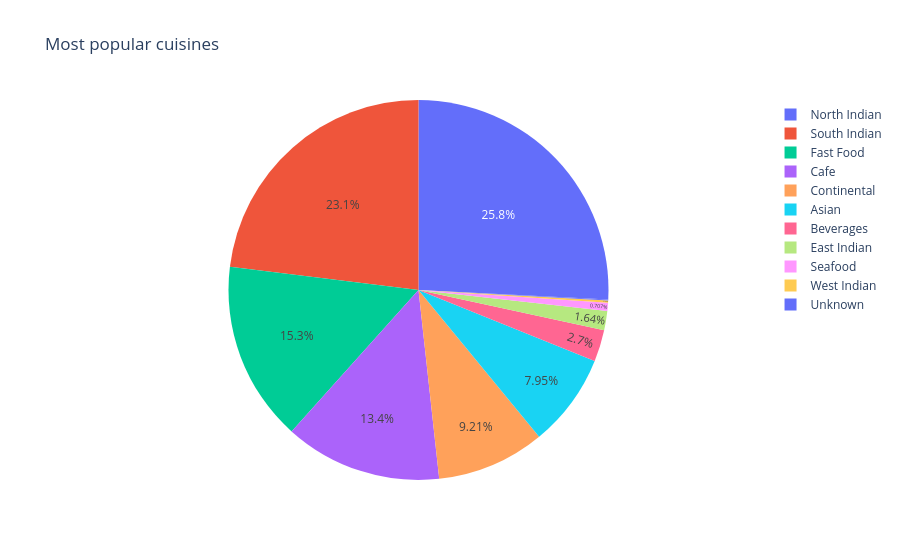

Notebook code cell kept with this figure:
### Code cell
# 4. Which cuisines are most popular?

cuisine_df = df["cuisines"].value_counts().reset_index()
cuisine_df

px.pie(
    cuisine_df, values="count", color="cuisines", title="Most popular cuisines", names='cuisines'
).update_traces(textposition="inside").show()

### Figure 1 — Plotly figure (JSON) as saved in the notebook; plotly's stock layout.template omitted (floating-point values rounded to 4 significant figures)
{"data": [{"customdata": [["North Indian"], ["South Indian"], ["Fast Food"], ["Cafe"], ["Continental"], ["Asian"], ["Beverages"], ["East Indian"], ["Seafood"], ["West Indian"], ["Unknown"]], "domain": {"x": [0, 1], "y": [0, 1]}, "hovertemplate": "cuisines=%{customdata[0]}<br>count=%{value}<extra></extra>", "labels": ["North Indian", "South Indian", "Fast Food", "Cafe", "Continental", "Asian", "Beverages", "East Indian", "Seafood", "West Indian", "Unknown"], "legendgroup": "", "marker": {"colors": ["#636efa", "#EF553B", "#00cc96", "#ab63fa", "#FFA15A", "#19d3f3", "#FF6692", "#B6E880", "#FF97FF", "#FECB52", "#636efa"]}, "name": "", "showlegend": true, "textposition": "inside", "type": "pie", "values": [5914, 5283, 3507, 3067, 2111, 1821, 618, 376, 162, 42, 16]}], "layout": {"legend": {"tracegroupgap": 0}, "title": {"text": "Most popular cuisines"}}}
